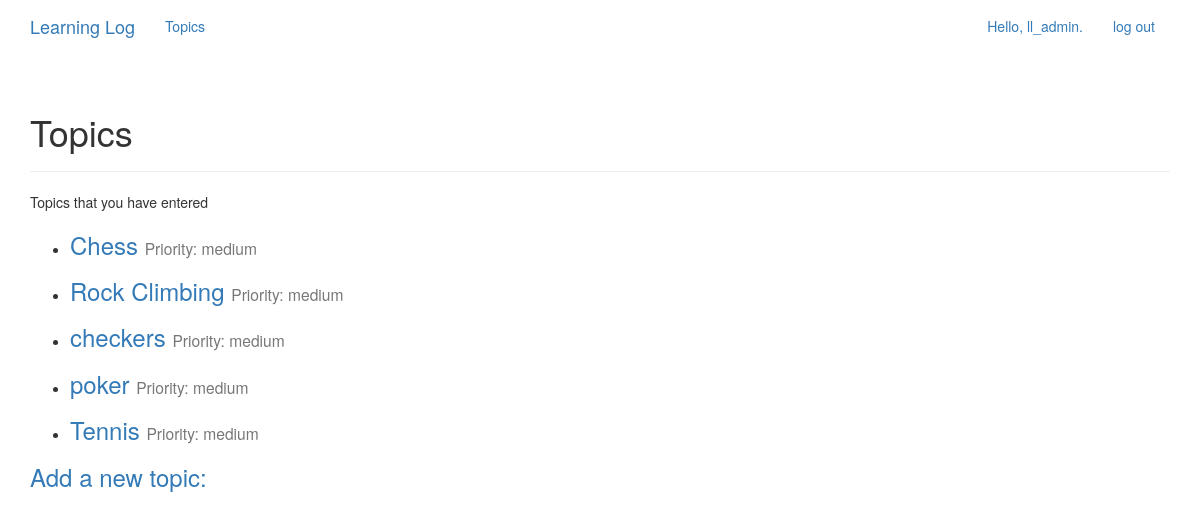
The app's page /topics/ (signed in), older data.
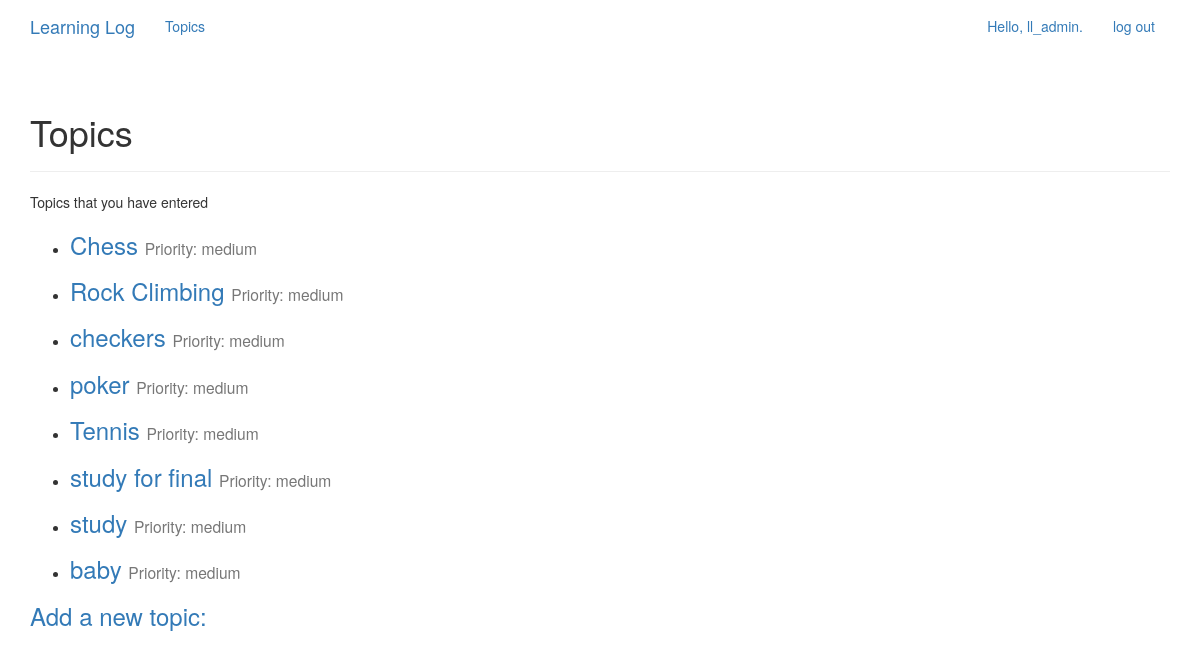
The same page, newer data.
### learning_logs/models.py (models this page shows)
class Topic(models.Model):
	text = models.CharField(max_length=200)
	date_added = models.DateTimeField(auto_now_add=True)
	owner = models.ForeignKey(User, on_delete=models.CASCADE)
	HIGH= 'high'
	MEDIUM= 'medium'
	LOW= 'low'
	PRIORITY_CHOICES = (
	(HIGH, 'high'),
	(MEDIUM, 'medium'),
	(LOW, 'low'),
	)
	priority = models.CharField(max_length=6,choices=PRIORITY_CHOICES, default=MEDIUM,)
	def __str__(self):
		return self.text

### learning_logs/views.py (the view)
# urls.py: re_path(r'^topics/$', views.topics, name= 'topics'),
@login_required
def topics(request):
	topics = Topic.objects.filter(owner=request.user).order_by('date_added')
	context = {'topics': topics}
	return render(request, 'learning_logs/topics.html', context)

### learning_logs/templates/learning_logs/topics.html
{% extends "learning_logs/base.html" %}
{% block header %}
	<h1>Topics</h1>
{% endblock header %}
{% block content %}
<p>Topics that you have entered</p>
<ul>
	{% for topic in topics %}
		<li>
			<h3>
				<a href="{% url 'learning_logs:topic' topic.id %}">{{ topic }}
				<small>Priority: {{ topic.priority }}</small></a>
			</h3>
		</li>
	{% empty %}
		<li>No Topics have been added yet.</li>
	{% endfor %}
</ul>
<h3><a href="{% url 'learning_logs:new_topic' %}">Add a new topic:</a></h3>
{%endblock content %}

Row changes from the older to the newer data that the page shows:
added Topic: text "study for final", priority "medium"
added Topic: text "study", priority "medium"
added Topic: text "baby", priority "medium"
